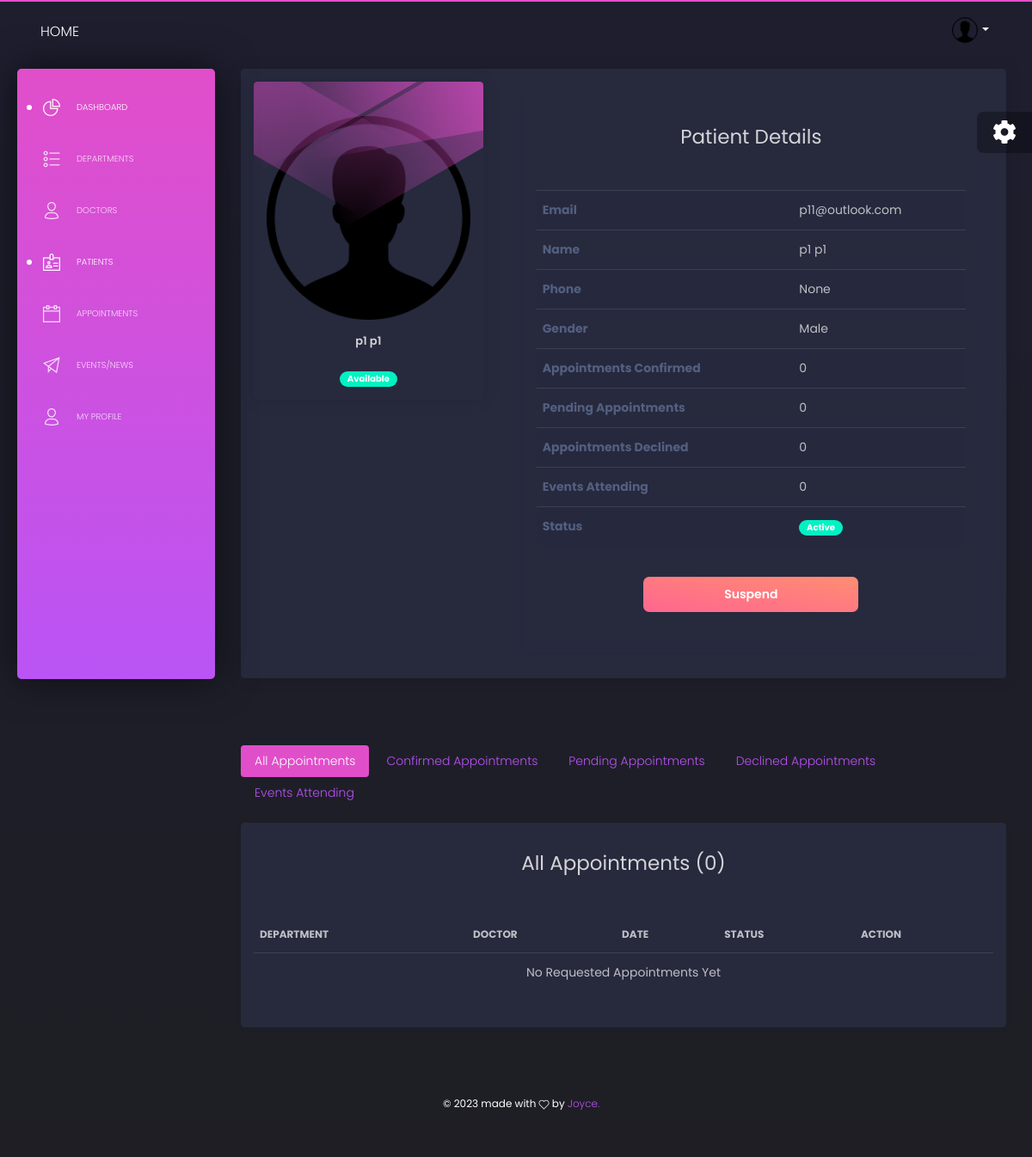
Page /admin-dashboard/patients/4/details/ (signed in) on the earlier database version.
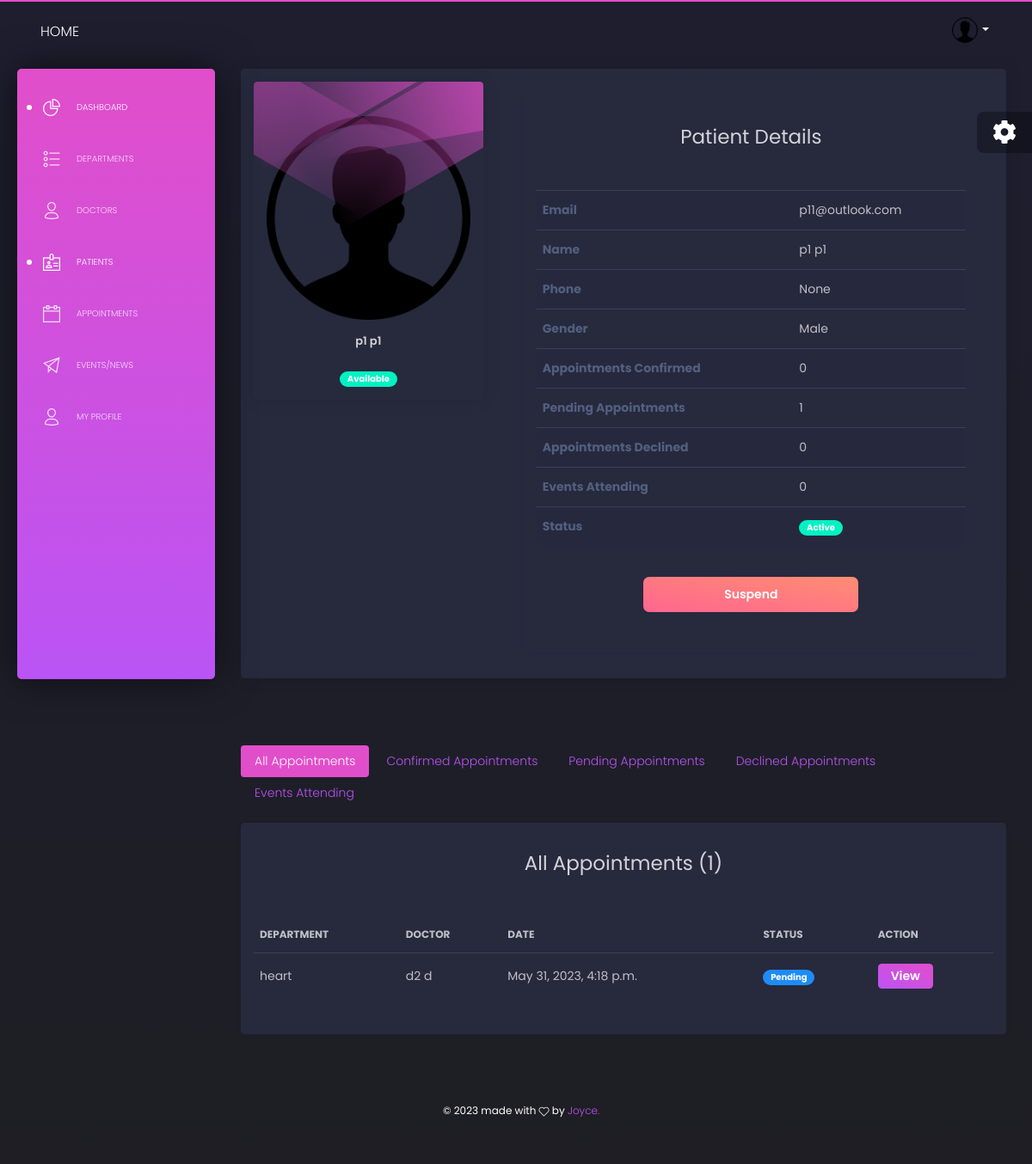
Same page on the later database version.
### users/models.py (models this page shows, shortened)
class UserAccount(AbstractUser):
    email = models.EmailField(unique=True)
    first_name = models.CharField(max_length=50)
    last_name = models.CharField(max_length=50)
    photo = models.ImageField(upload_to='users/profile-photos/', null=True)
    phone_number = models.CharField(max_length=50, null=True, blank=True)
    role = models.CharField(max_length=30,choices=ROLE_CHOICES,default='admin')
    gender = models.CharField(max_length=20, choices=GENDER_CHOICES, default='male')
    date_of_birth = models.DateField(null=True, blank=True)
    staff_id = models.CharField(max_length=50, null=True, blank=True)
    id_no = models.PositiveIntegerField(null=True, blank=True)
    specializations = models.ManyToManyField(Specialization, related_name='doctors', blank=True)
    is_available = models.BooleanField(default=True)
    department = models.ForeignKey(Department, on_delete=models.CASCADE, null=True, blank=True, related_name='users')
    bio = models.TextField(default='Aut maiores voluptates amet et quis praesentium qui senda para')
    USERNAME_FIELD = 'email'
    REQUIRED_FIELDS = ['first_name', 'last_name',]
    objects = UserAccountManager()

class CommonInfo(models.Model):
    created_at = models.DateTimeField(auto_now_add=True)
    last_update = models.DateTimeField(auto_now=True)
    class Meta:
        abstract = True

class Department(CommonInfo):
    name = models.CharField(max_length=254)
    description = models.TextField()
    cover_photo = models.ImageField(upload_to="departments/cover_photos/")
    created_at = models.DateTimeField(auto_now_add=True)
    last_update = models.DateTimeField(auto_now=True)
    class Meta:
        ordering = ('name',)

### core/models.py (models this page shows, shortened)
class CommonInfo(models.Model):
    created_at = models.DateTimeField(auto_now_add=True)
    last_update = models.DateTimeField(auto_now=True)
    class Meta:
        abstract = True

class Appointment(CommonInfo):
    department = models.ForeignKey(Department, on_delete=models.CASCADE, related_name='appointments', null=True, blank=True)
    doctor = models.ForeignKey(User, on_delete=models.CASCADE, limit_choices_to={'role': 'doctor'}, related_name='appointments_requested', blank=True, null=True)
    patient = models.ForeignKey(User, on_delete=models.CASCADE, related_name='appointments_made', null=True, blank=True)
    date = models.DateTimeField()
    name = models.CharField(max_length=255, null=True, blank=True)
    phone = models.CharField(max_length=255, null=True, blank=True)
    email = models.EmailField(max_length=255, null=True, blank=True)
    message = models.TextField(default='-')
    status = models.CharField(max_length=15, choices=STATUS_CHOICES, default='pending')
    confirmed_by = models.ForeignKey(User, on_delete=models.CASCADE, related_name='appointments_confirmed', blank=True, null=True)
    class Meta:
        unique_together = ('doctor', 'date', )

### dashboard/views/patients.py (the view)
class PatientDetailView(DashboardView, DetailView):
    model = User
    template_name = 'dashboard/users/patients/details.html'
    context_object_name = 'user'
    def get_context_data(self, **kwargs):
        user_id = self.object.id
        user = User.objects.get(id=user_id)
        context = super().get_context_data(**kwargs)
        context["all_appointments"] = Appointment.objects.filter(
            patient=user_id)
        context["pending_appointments"] = Appointment.objects.filter(
            patient=user_id, status='pending')
        context["confirmed_appointments"] = Appointment.objects.filter(
            patient=user_id, status='confirmed')
        context["declined_appointments"] = Appointment.objects.filter(
            patient=user_id, status='declined')
        context["events_attending"] = user.events_attending.all().order_by('-pk')
        return context

### templates/dashboard/users/patients/details.html (shortened to what this page needs)
{% extends 'dashboard/base.html' %} {% load static %}
{% block content %}
<div class="row">
    <div class="col-md-12">
        <div class="card">
            <div class="card-body">
                <div class="row">
                    <div class="col-md-4">
                        <div class="card card-user">
                            <div class="card-body">
                                <p class="card-text">
                                <div class="author">
                                    <div class="block block-two"></div>
                                    <div class="block block-three"></div>
                                    <div class="block block-four"></div>
                                    <a href="javascript:void(0)">
                                        <div class="mb-3">
                                            {% if not user.photo %}
                                            <img src="{% static 'dashboard/img/user_icon.png' %}" alt="{{ user.get_full_name }}">
                                            {% else %}
                                            <img src="{{ user.photo.url }}" alt="{{ user.get_full_name }}"
                                                class="rounded-circle">
                                            {% endif %}
                                        </div>
                                        <h5 class="title">{{ user.get_full_name }}</h5>
                                    </a>
                                </div>
                                </p>
                                <div class="card-description text-center">
                                    {% if user.is_available %}
                                    <span class="badge badge-pill badge-success">Available</span>
                                    {% else %}
                                    <span class="badge badge-pill badge-danger">Unavailable</span>
                                    {% endif %}
                                </div>
                            </div>
                        </div>
                    </div>
                    <div class="col-md-8">
                        <div class="m-3 p-3 shadow-sm">
                            <h3 class="text-center py-3">Patient Details</h3>
                            <div class="table-responsive">
                                <table class="table table-striped">
                                    <tbody>
                                        <tr>
                                            <th>Email</th>
                                            <td>{{ user.email }}</td>
                                        </tr>
                                        <tr>
                                            <th>Name</th>
                                            <td>{{ user.get_full_name }}</td>
                                        </tr>
                                        <tr>
                                            <th>Phone</th>
                                            <td>{{ user.phone_number }}</td>
                                        </tr>
                                        <tr>
                                            <th>Gender</th>
                                            <td>{{ user.gender }}</td>
                                        </tr>
                                        {% if user.role == 'patient' %}
                                        <tr>
                                            <th>Appointments Confirmed</th>
                                            <td>{{ confirmed_appointments.count }}</td>
                                        </tr>
                                        <tr>
                                            <th>Pending Appointments</th>
                                            <td>{{ pending_appointments.count }}</td>
                                        </tr>
                                        <tr>
                                            <th>Appointments Declined</th>
                                            <td>{{ declined_appointments.count }}</td>
                                        </tr>
                                        {% endif %}
                                        <tr>
                                            <th>Events Attending</th>
                                            <td>{{ events_attending.count }}</td>
                                        </tr>
                                        <tr>
                                            <th>Status</th>
                                            <td>
                                                {% if user.is_active %}
                                                <span class="badge badge-pill badge-success">Active</span>
                                                {% else %}
                                                <span class="badge badge-pill badge-danger">Suspended</span>
                                                {% endif %}
                                            </td>
                                        </tr>
                                    </tbody>
                                </table>
                                 <div class="text-center py-3">
                                    {% if user.is_active%}
                                    <a href="{% url 'dashboard:index:user_suspend_action' user.pk %}" class="mx-1">
                                        <button class="btn btn-warning btn-md w-50">Suspend</button>
                                    </a>
                                    {% else %}
                                    <a href="{% url 'dashboard:index:user_unsuspend_action' user.pk %}" class="mx-1">
                                        <button class="btn btn-success btn-md w-50">
                                            Activate
                                        </button>
                                    </a>
                                    {% endif %}
                                </div>
                            </div>
                        </div>
                    </div>
                </div>
            </div>
        </div>
    </div>
</div>
<div class="row mt-4">
  <div class="col-md-12  mt-4">
    {% include 'partials/nav-pills/doctors.html' %}
  </div>
  <div class="col-12">
    <div class="row tab-content">
      <div class="col-md-12 mb-4 tab-pane fade show active" id="pills-all" role="tabpanel"
        aria-labelledby="pills-all-tab">
        <div class="card shadow-sm">
            <div class="card-body">
                <h3 class="text-center py-3">All Appointments ({{all_appointments.count}})</h3>
                <div class="table-responsive">
                 <table class="table tablesorter " id="">
                    <thead class=" text-primary">
                      <tr>
                            <th>Department</th>
                            <th>Doctor</th>
                            <th>Date</th>
                            <th>Status</th>
                            <th>Action</th>
                      </tr>
                    </thead>
                    <tbody>
                      {% for appointment in all_appointments %}
                        <tr>
                            <td> {{ appointment.department.name}}</td>
                            <td> {{ appointment.doctor.get_full_name }}</td>
                            <td> {{ appointment.date }}</td>
                            {% if appointment.status == 'confirmed' %}
                            <td>
                                <span class="badge badge-pill badge-success">Confirmed</span>
                            </td>
                            {% elif appointment.status == 'pending' %}
                            <td>
                                <span class="badge badge-pill badge-info">Pending</span>
                            </td>
                            {% elif appointment.status == 'declined' %}
                            <td>
                                <span class="badge badge-pill badge-warning">Declined</span>
                            </td>
                            {% endif %}
                            <td>
                                <a href="{% url 'dashboard:appointments:appointment_details' appointment.pk %}">
                                    <button class="btn btn-primary btn-sm">View</button>
                                </a>
                            </td>
                        </tr>
                        {% empty %}
                            <tr class="text-center">
                                <td colspan="10">No Requested Appointments Yet</td>
                            </tr>
                        {% endfor %}
                    </tbody>
                  </table>
                </div>
            </div>
        </div>
      </div>
  </div>
</div>
{% endblock %}

Differences in the rows shown:
added Appointment: department.name "heart", doctor.get_full_name "d2 d", date "May 31, 2023, 4:18 p.m.", status "Pending"
Other differences:
{{ pending_appointments.count }}: "0" → "1"
{{ all_appointments.count }}: "0" → "1"
text no longer shown: "No Requested Appointments Yet"
